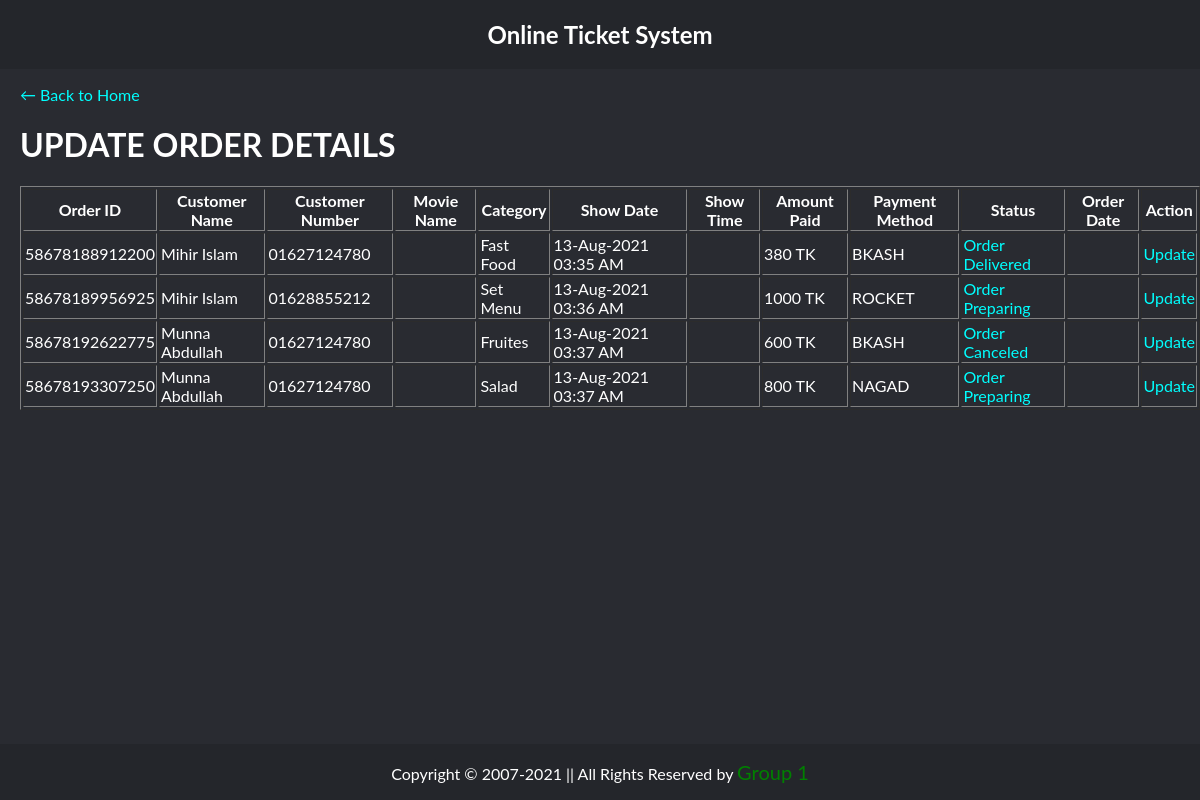
Page /Movie Theater_Project/view/view-update-Order-Details.php (signed in) on the committed database.
### tables this page shows
CREATE TABLE `orders` (
  `id` int(11) NOT NULL,
  `order_id` varchar(100) NOT NULL,
  `username` varchar(100) NOT NULL,
  `food_id` varchar(110) NOT NULL,
  `food_name` varchar(110) NOT NULL,
  `category` varchar(100) NOT NULL,
  `amount` varchar(110) NOT NULL,
  `payment_method` varchar(110) NOT NULL,
  `number` varchar(110) NOT NULL,
  `status` varchar(110) NOT NULL,
  `date` varchar(110) NOT NULL
);

### Movie Theater_Project/model/model.php (called while the page is built, shortened)
<?php
class db
{
	function ShowOrderDetails($conn,$table)
	{
		$stmt = $conn->query("SELECT * FROM  $table");
		return $stmt;
	}
}
?>

### Movie Theater_Project/view/view-update-Order-Details.php (the view, shortened to what this page needs)
<?php
    require_once ('../model/model.php');
?>
<!DOCTYPE html>
<html>
<head>
    <link rel="stylesheet" href="../css/style.css?v=<?php echo time(); ?>">
</head>
<body>
    <div class="header">
        <h2>Online Ticket System</h2></strong>
    </div>
    <div class="main-body">
      <p><a href="../view/home-page.php" class="link-hvr">← Back to Home</a>
      <p>
      <h1>UPDATE ORDER DETAILS</h1>
      <?php
        $connection = new db();
        $conn=$connection->OpenCon();
        $userQuery=$connection->ShowOrderDetails($conn,"orders");
        echo "<table border='1'>
        <tr>
            <th>Order ID</th>
            <th>Customer Name</th>
            <th>Customer Number</th>
            <th>Movie Name</th>
            <th>Category</th>
            <th>Show Date</th>
            <th>Show Time</th>
            <th>Amount Paid</th>
            <th>Payment Method</th>
            <th>Status</th>
            <th>Order Date</th>
            <th>Action</th>
        </tr>";
        if($userQuery->num_rows > 0)
        {
          while($row=$userQuery->fetch_assoc())
          {
            $order = $row['order_id'];
            echo "<tr>";
            echo "<td>" . $row['order_id'] . "</td>";
            echo "<td>" . $row['username'] . "</td>";
            echo "<td>" . $row['number']. "</td>";
            echo "<td>" . $row['movie_name'] . "</td>";
            echo "<td>" . $row['category'] . "</td>";
            echo "<td>" . $row['date'] . "</td>";
            echo "<td>" . $row['time'] . "</td>";
            echo "<td>" . $row['amount'] ." TK". "</td>";
            echo "<td>" . $row['payment_method']. "</td>";
            echo "<td style='color: cyan'>" . $row['status']. "</td>";
            echo "<td>" . $row['order_date']. "</td>";
            echo "<td> <a href='../view/update-customer-order.php?order_id=$order' class='link-hvr'>Update</a> </td>";
            echo "</tr>";
          }
          echo "</table>";
        }
      ?>
    </div>
    <br><br><br><br><br><br>
    <?php include 'footer.php' ; ?>
</body>
</html>

### Movie Theater_Project/css/style.css (style rules this page uses)
* { box-sizing: border-box; }
body { margin: 0; padding: 0; font-family: 'Lato', sans-serif; background-color: #292b31; color: white; height: 100px; }
a { text-decoration: none; color: aqua; }
.main-body { padding-left: 20px; }
.header { overflow: hidden; background-color: #24262B; text-align: center; }

### rows in the picture
orders: order "58678188912200", username "Mihir Islam", number "01627124780", category "Fast Food", date "13-Aug-2021 03:35 AM", amount "380", payment_method "BKASH", status "Order Delivered"
orders: order "58678189956925", username "Mihir Islam", number "01628855212", category "Set Menu", date "13-Aug-2021 03:36 AM", amount "1000", payment_method "ROCKET", status "Order Preparing"
orders: order "58678192622775", username "Munna Abdullah", number "01627124780", category "Fruites", date "13-Aug-2021 03:37 AM", amount "600", payment_method "BKASH", status "Order Canceled"
orders: order "58678193307250", username "Munna Abdullah", number "01627124780", category "Salad", date "13-Aug-2021 03:37 AM", amount "800", payment_method "NAGAD", status "Order Preparing"
